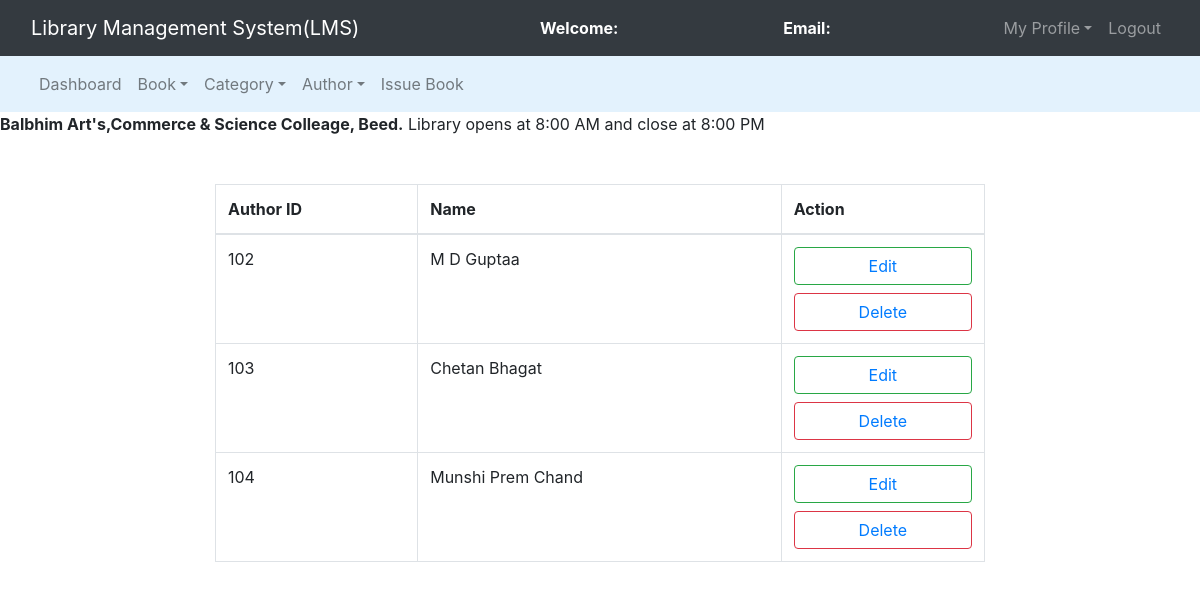
/admin/manage_author.php, run on an earlier commit of the app's database.
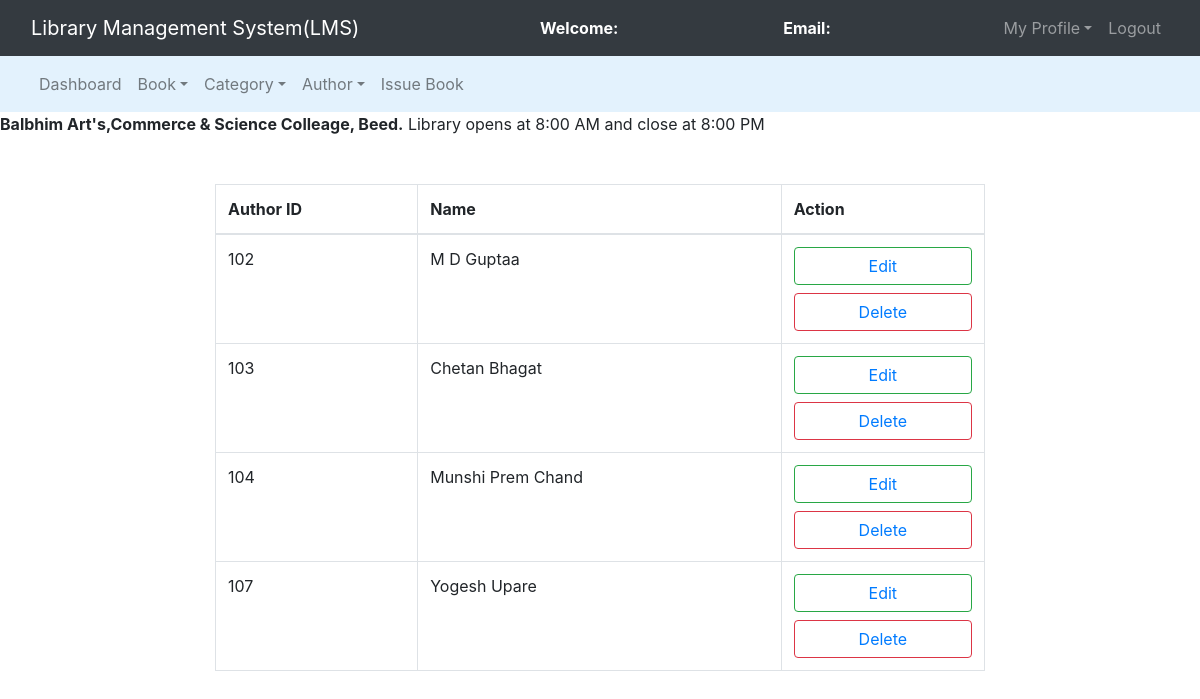
And on a later commit of the database.
### tables this page shows
CREATE TABLE `authors` (
  `author_id` int(11) NOT NULL,
  `author_name` varchar(250) NOT NULL
);

### admin/manage_author.php (the view, shortened to what this page needs)
<?php
	include 'db_connect.php';
?>
<!DOCTYPE html>
<html>
<head>
	<link rel="stylesheet" type="text/css" href="../bootstrap-4.4.1/css/bootstrap.min.css">
</head>
<body>
	<nav class="navbar navbar-expand-lg navbar-dark bg-dark">
		<div class="container-fluid">
			<div class="navbar-header">
				<a class="navbar-brand" href="index.php">Library Management System(LMS)</a>
			</div>
			<font style="color: white"><span><strong>Welcome: <?php echo $_SESSION['name'];?></strong></span></font>
			<font style="color: white"><span><strong>Email: <?php echo $_SESSION['email'];?></strong></span></font>
			<ul class="nav navbar-nav navbar-right">
				<li class="nav-item dropdown">
					<a class="nav-link dropdown-toggle" data-toggle="dropdown">My Profile</a>
				</li>
				<li class="nav-item"><a class="nav-link" href="../logout.php">Logout</a></li>
			</ul>
		</div>
	</nav>
<nav class="navbar navbar-expand-lg navbar-light" style="background-color: #e3f2fd">
	<div class="container-fluid">
		<ul class="nav navbar-nav navbar-center">
			<li class="nav-item">
				<a href="admin_dashboard.php" class="nav-link">Dashboard</a>
			</li>
			<li class="nav-item dropdown">
				<a class="nav-link dropdown-toggle" data-toggle="dropdown">Book</a>
			</li>
			<li class="nav-item dropdown">
				<a class="nav-link dropdown-toggle" data-toggle="dropdown">Category</a>
			</li>
			<li class="nav-item dropdown">
				<a class="nav-link dropdown-toggle" data-toggle="dropdown">Author</a>
			</li>
			<li class="nav-item">
				<a href="issue_book.php" class="nav-link">Issue Book</a>
			</li>
		</ul>
	</div>
</nav>
	<span><marquee><b>Balbhim Art's,Commerce & Science Colleage, Beed.</b> Library opens at 8:00 AM and close at 8:00 PM</marquee></span><br><br>
	<div class="container-fluid">
		<div class="row">
		<div class="col-md-2"></div>
		<div class="col-md-8">
			<table class="table table-bordered table-hover">
				<thead>
					<tr>
						<th>Author ID</th>
						<th>Name</th>
						<th>Action</th>
					</tr>
				</thead>
				<?php
					$query = "select * from authors";
					$query_run = mysqli_query($connection,$query);
					while($row = mysqli_fetch_assoc($query_run)){
						?>
						<tr>
							<td><?php echo $row['author_id'];?></td>
							<td><?php echo $row['author_name'];?></td>
							<td>
								<button class="btn btn-block btn-outline-success" name=""><a href="edit_author.php?aid=<?php echo $row['author_id'];?>">Edit</a></button>
								<button class="btn btn-block btn-outline-danger" name=""><a href="delete_author.php?aid=<?php echo $row['author_id'];?>">Delete</a></button>
							</td>
						</tr>
						<?php
					}
				?>
			</table>
		</div>
		<div class="col-md-2"></div>
	</div>
</body>
</html>

What changed in the data, as far as the page shows it:
added authors: author_id "107", author_name "Yogesh Upare"
